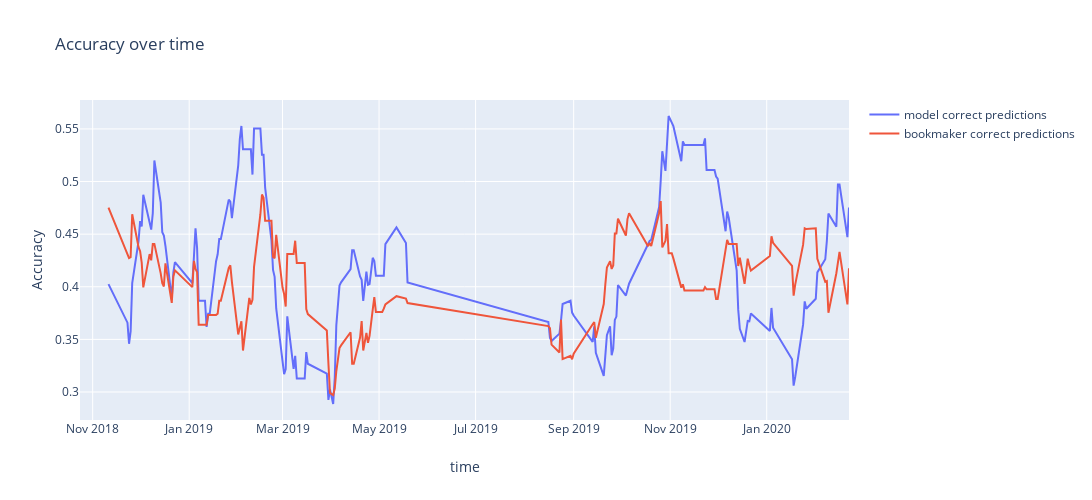

Write notebook code for a chart like this one.
### Code cell
print(predictions_and_target['correct_prediction_model'].mean())
traces = []
scatter = go.Scatter(
    x=list(predictions_and_target_avg.index),
    y=list(predictions_and_target_avg['correct_prediction_model'].rolling(window=20, min_periods=10).mean()),
    mode='lines',
    name='model correct predictions' 
)
traces.append(scatter)
scatter = go.Scatter(
    x=list(predictions_and_target_avg.index),
    y=list(predictions_and_target_avg['correct_prediction_bookmaker'].rolling(window=20, min_periods=10).mean()),
    mode='lines',
    name='bookmaker correct predictions'
)
traces.append(scatter)

layout = {
    'title':'Accuracy over time',
    'xaxis': {
        'title': 'time',
    },
    'yaxis': {
        'title': 'Accuracy',
    },
    'width': 1300,
    'height': 500,
}
fig = go.Figure(data=traces, layout=layout)
iplot(fig)

### Figure 1 — Plotly figure (JSON) as saved in the notebook; plotly's stock layout.template omitted (floating-point values rounded to 4 significant figures; data arrays with more than 128 entries replaced by an {"elided": "..."} marker saying what was removed)
{"data": [{"mode": "lines", "name": "model correct predictions", "type": "scatter", "x": {"elided": "170 str values"}, "y": {"elided": "170 float values"}}, {"mode": "lines", "name": "bookmaker correct predictions", "type": "scatter", "x": {"elided": "170 str values"}, "y": {"elided": "170 float values"}}], "layout": {"height": 500, "title": {"text": "Accuracy over time"}, "width": 1300, "xaxis": {"autorange": true, "range": ["2018-10-24", "2020-02-22"], "title": {"text": "time"}, "type": "date"}, "yaxis": {"autorange": true, "range": [0.2734, 0.5775], "title": {"text": "Accuracy"}, "type": "linear"}}}
